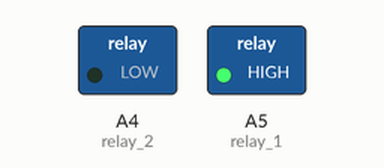
A sketch run on a simulated Arduino Uno, built with avr-gcc and run on an emulated ATmega328P. On the bench: switched loads named in the sketch (green lamp = pin HIGH).

Above: at 0.5 s.
At 2.5 s:
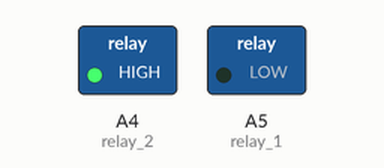
At 3.5 s:
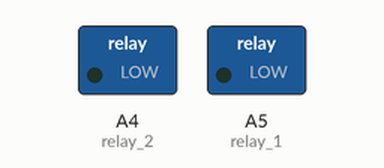
Timing chart, 0 to 5.2 s (numbered marks = the images above):
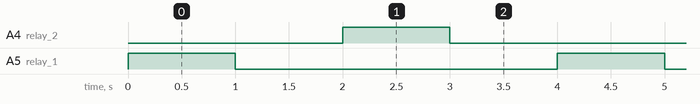

Measured:
- by itself, A4 (relay_2), A5 (relay_1): alternates HIGH for 1.0 s and LOW for 3.0 s
- by itself, everything shown: repeats every 4.0 s, in 4 steps

The sketch:

RELAY_CONTROL.ino
```cpp
int relay_1 = A5;
int relay_2 = A4;

void setup() {
  // put your setup code here, to run once:
  pinMode(relay_1, OUTPUT);
  pinMode(relay_2, OUTPUT);

}

void loop() {
  // put your main code here, to run repeatedly:


  digitalWrite(relay_1, HIGH);
  delay(1000);
  digitalWrite(relay_1, LOW);
  delay(1000);
  digitalWrite(relay_2, HIGH);
  delay(1000);
  digitalWrite(relay_2, LOW);
  delay(1000);


}
```
